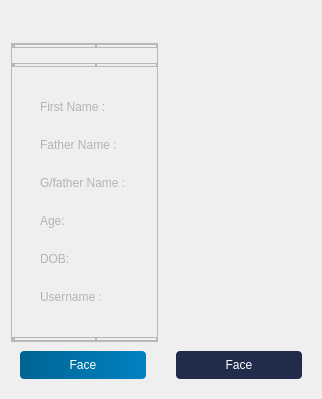
        <widget class="QWidget" name="widget_4" native="true">
         <layout class="QHBoxLayout" name="horizontalLayout_13">
          <item>
           <widget class="QWidget" name="widget_9" native="true">
            <property name="minimumSize">
             <size>
              <width>300</width>
              <height>0</height>
             </size>
            </property>
            <layout class="QVBoxLayout" name="verticalLayout_3">
             <property name="spacing">
              <number>0</number>
             </property>
             <property name="leftMargin">
              <number>0</number>
             </property>
             <property name="topMargin">
              <number>0</number>
             </property>
             <property name="rightMargin">
              <number>0</number>
             </property>
             <property name="bottomMargin">
              <number>0</number>
             </property>
             <item alignment="Qt::AlignTop">
              <widget class="QWidget" name="widget_10" native="true">
               <layout class="QHBoxLayout" name="horizontalLayout_7">
                <item>
                 <widget class="QLabel" name="label_2">
                  <property name="maximumSize">
                   <size>
                    <width>100</width>
                    <height>100</height>
                   </size>
                  </property>
                  <property name="text">
                   <string/>
                  </property>
                  <property name="pixmap">
                   <pixmap>images/carIcon.png</pixmap>
                  </property>
                  <property name="scaledContents">
                   <bool>true</bool>
                  </property>
                 </widget>
                </item>
               </layout>
              </widget>
             </item>
             <item>
              <widget class="QWidget" name="widget_11" native="true">
               <layout class="QHBoxLayout" name="horizontalLayout_10">
                <property name="spacing">
                 <number>0</number>
                </property>
                <property name="leftMargin">
                 <number>0</number>
                </property>
                <property name="topMargin">
                 <number>0</number>
                </property>
                <property name="rightMargin">
                 <number>0</number>
                </property>
                <property name="bottomMargin">
                 <number>0</number>
                </property>
                <item alignment="Qt::AlignLeft|Qt::AlignVCenter">
                 <widget class="QFrame" name="frame_22">
                  <property name="minimumSize">
                   <size>
                    <width>0</width>
                    <height>200</height>
                   </size>
                  </property>
                  <property name="frameShape">
                   <enum>QFrame::StyledPanel</enum>
                  </property>
                  <property name="frameShadow">
                   <enum>QFrame::Raised</enum>
                  </property>
                  <layout class="QVBoxLayout" name="verticalLayout_13">
                   <property name="spacing">
                    <number>15</number>
                   </property>
                   <property name="leftMargin">
                    <number>0</number>
                   </property>
                   <property name="topMargin">
                    <number>0</number>
                   </property>
                   <property name="rightMargin">
                    <number>0</number>
                   </property>
                   <property name="bottomMargin">
                    <number>0</number>
                   </property>
                   <item>
                    <widget class="QFrame" name="frame_9">
                     <property name="frameShape">
                      <enum>QFrame::StyledPanel</enum>
                     </property>
                     <property name="frameShadow">
                      <enum>QFrame::Raised</enum>
                     </property>
                     <layout class="QHBoxLayout" name="horizontalLayout_8">
                      <property name="spacing">
                       <number>20</number>
                      </property>
                      <property name="leftMargin">
                       <number>0</number>
                      </property>
                      <property name="topMargin">
                       <number>0</number>
                      </property>
                      <property name="rightMargin">
                       <number>0</number>
                      </property>
                      <property name="bottomMargin">
                       <number>0</number>
                      </property>
                      <item alignment="Qt::AlignLeft|Qt::AlignTop">
                       <widget class="QFrame" name="frame_10">
                        <property name="frameShape">
                         <enum>QFrame::StyledPanel</enum>
                        </property>
                        <property name="frameShadow">
                         <enum>QFrame::Raised</enum>
                        </property>
                        <layout class="QVBoxLayout" name="verticalLayout_4">
                         <property name="spacing">
                          <number>15</number>
                         </property>
                         <property name="leftMargin">
                          <number>0</number>
                         </property>
                         <property name="topMargin">
                          <number>0</number>
                         </property>
                         <property name="rightMargin">
                          <number>0</number>
                         </property>
                         <property name="bottomMargin">
                          <number>0</number>
                         </property>
                        </layout>
                       </widget>
                      </item>
                      <item alignment="Qt::AlignLeft">
                       <widget class="QFrame" name="frame_11">
                        <property name="frameShape">
                         <enum>QFrame::StyledPanel</enum>
                        </property>
                        <property name="frameShadow">
                         <enum>QFrame::Raised</enum>
                        </property>
                        <layout class="QVBoxLayout" name="verticalLayout_5">
                         <property name="spacing">
                          <number>15</number>
                         </property>
                         <property name="leftMargin">
                          <number>0</number>
                         </property>
                         <property name="topMargin">
                          <number>0</number>
                         </property>
                         <property name="rightMargin">
                          <number>0</number>
                         </property>
                         <property name="bottomMargin">
                          <number>0</number>
                         </property>
                        </layout>
                       </widget>
                      </item>
                     </layout>
                    </widget>
                   </item>
                   <item alignment="Qt::AlignTop">
                    <widget class="QFrame" name="frame_7">
                     <property name="frameShape">
                      <enum>QFrame::StyledPanel</enum>
                     </property>
                     <property name="frameShadow">
                      <enum>QFrame::Raised</enum>
                     </property>
                     <layout class="QHBoxLayout" name="horizontalLayout_9">
                      <property name="spacing">
                       <number>20</number>
                      </property>
                      <property name="leftMargin">
                       <number>0</number>
                      </property>
                      <property name="topMargin">
                       <number>0</number>
                      </property>
                      <property name="rightMargin">
                       <number>0</number>
                      </property>
                      <property name="bottomMargin">
                       <number>0</number>
                      </property>
                      <item alignment="Qt::AlignLeft|Qt::AlignTop">
                       <widget class="QFrame" name="frame_12">
                        <property name="frameShape">
                         <enum>QFrame::StyledPanel</enum>
                        </property>
                        <property name="frameShadow">
                         <enum>QFrame::Raised</enum>
                        </property>
                        <layout class="QVBoxLayout" name="verticalLayout_6">
                         <property name="spacing">
                          <number>15</number>
                         </property>
                         <property name="leftMargin">
                          <number>0</number>
                         </property>
                         <property name="topMargin">
                          <number>0</number>
                         </property>
                         <property name="rightMargin">
                          <number>0</number>
                         </property>
                         <property name="bottomMargin">
                          <number>0</number>
                         </property>
                        </layout>
                       </widget>
                      </item>
                      <item alignment="Qt::AlignLeft">
                       <widget class="QFrame" name="frame_13">
                        <property name="frameShape">
                         <enum>QFrame::StyledPanel</enum>
                        </property>
                        <property name="frameShadow">
                         <enum>QFrame::Raised</enum>
                        </property>
                        <layout class="QVBoxLayout" name="verticalLayout_7">
                         <property name="spacing">
                          <number>15</number>
                         </property>
                         <property name="leftMargin">
                          <number>0</number>
                         </property>
                         <property name="topMargin">
                          <number>0</number>
                         </property>
                         <property name="rightMargin">
                          <number>0</number>
                         </property>
                         <property name="bottomMargin">
                          <number>0</number>
                         </property>
                        </layout>
                       </widget>
                      </item>
                     </layout>
                    </widget>
                   </item>
                   <item>
                    <widget class="QWidget" name="widget_12" native="true">
                     <property name="sizePolicy">
                      <sizepolicy hsizetype="Expanding" vsizetype="Preferred">
                       <horstretch>0</horstretch>
                       <verstretch>0</verstretch>
                      </sizepolicy>
                     </property>
                     <layout class="QHBoxLayout" name="horizontalLayout_12">
                      <property name="spacing">
                       <number>10</number>
                      </property>
                      <property name="leftMargin">
                       <number>10</number>
                      </property>
                      <property name="topMargin">
                       <number>0</number>
                      </property>
                      <property name="rightMargin">
                       <number>0</number>
                      </property>
                      <property name="bottomMargin">
                       <number>0</number>
                      </property>
                      <item>
                       <widget class="QWidget" name="widget_13" native="true">
                        <property name="sizePolicy">
                         <sizepolicy hsizetype="Expanding" vsizetype="Preferred">
                          <horstretch>0</horstretch>
                          <verstretch>0</verstretch>
                         </sizepolicy>
                        </property>
                        <layout class="QVBoxLayout" name="verticalLayout_11">
                         <item>
                          <widget class="QWidget" name="widget_14" native="true">
                           <layout class="QHBoxLayout" name="horizontalLayout_19">
                            <item>
                             <widget class="QLabel" name="label_3">
                              <property name="styleSheet">
                               <string notr="true">color: rgb(180, 180, 180);
font: 75 9pt &quot;Cambria&quot;;</string>
                              </property>
                              <property name="text">
                               <string>First Name :</string>
                              </property>
                             </widget>
                            </item>
                            <item>
                             <widget class="QLabel" name="first_name">
                              <property name="styleSheet">
                               <string notr="true">color: rgb(220, 220, 220);</string>
                              </property>
                              <property name="text">
                               <string/>
                              </property>
                             </widget>
                            </item>
                           </layout>
                          </widget>
                         </item>
                         <item>
                          <widget class="QWidget" name="widget_15" native="true">
                           <layout class="QHBoxLayout" name="horizontalLayout_20">
                            <item>
                             <widget class="QLabel" name="label_4">
                              <property name="styleSheet">
                               <string notr="true">color: rgb(180, 180, 180);
font: 75 9pt &quot;Cambria&quot;;</string>
                              </property>
                              <property name="text">
                               <string>Father Name :</string>
                              </property>
                             </widget>
                            </item>
                            <item>
                             <widget class="QLabel" name="father_name">
                              <property name="styleSheet">
                               <string notr="true">color: rgb(220, 220, 220);</string>
                              </property>
                              <property name="text">
                               <string/>
                              </property>
                             </widget>
                            </item>
                           </layout>
                          </widget>
                         </item>
                         <item>
                          <widget class="QWidget" name="widget_16" native="true">
                           <layout class="QHBoxLayout" name="horizontalLayout_21">
                            <item>
                             <widget class="QLabel" name="label_5">
                              <property name="styleSheet">
                               <string notr="true">color: rgb(180, 180, 180);
font: 75 9pt &quot;Cambria&quot;;</string>
                              </property>
                              <property name="text">
                               <string>G/father Name :</string>
                              </property>
                             </widget>
                            </item>
                            <item>
                             <widget class="QLabel" name="grandfather_name">
                              <property name="styleSheet">
                               <string notr="true">color: rgb(220, 220, 220);</string>
                              </property>
                              <property name="text">
                               <string/>
                              </property>
                             </widget>
                            </item>
                           </layout>
                          </widget>
                         </item>
                         <item>
                          <widget class="QWidget" name="widget_17" native="true">
                           <layout class="QHBoxLayout" name="horizontalLayout_22">
                            <item>
                             <widget class="QLabel" name="label_6">
                              <property name="styleSheet">
                               <string notr="true">color: rgb(180, 180, 180);
font: 75 9pt &quot;Cambria&quot;;</string>
                              </property>
                              <property name="text">
                               <string>Age:</string>
                              </property>
                             </widget>
                            </item>
                            <item>
                             <widget class="QLabel" name="age">
                              <property name="styleSheet">
                               <string notr="true">color: rgb(220, 220, 220);</string>
                              </property>
                              <property name="text">
                               <string/>
                              </property>
                             </widget>
                            </item>
                           </layout>
                          </widget>
                         </item>
                         <item>
                          <widget class="QWidget" name="widget_18" native="true">
                           <layout class="QHBoxLayout" name="horizontalLayout_24">
                            <item>
                             <widget class="QLabel" name="label_8">
                              <property name="styleSheet">
                               <string notr="true">color: rgb(180, 180, 180);
font: 75 9pt &quot;Cambria&quot;;</string>
                              </property>
                              <property name="text">
                               <string>DOB:</string>
                              </property>
                             </widget>
                            </item>
                            <item>
                             <widget class="QLabel" name="DOB">
                              <property name="styleSheet">
                               <string notr="true">color: rgb(220, 220, 220);</string>
                              </property>
                              <property name="text">
                               <string/>
                              </property>
                             </widget>
                            </item>
                           </layout>
                          </widget>
                         </item>
                         <item>
                          <widget class="QWidget" name="widget_21" native="true">
                           <layout class="QHBoxLayout" name="horizontalLayout_30">
                            <item>
                             <widget class="QLabel" name="label_14">
                              <property name="styleSheet">
                               <string notr="true">color: rgb(180, 180, 180);
font: 75 9pt &quot;Cambria&quot;;</string>
                              </property>
                              <property name="text">
                               <string>Username :</string>
                              </property>
                             </widget>
                            </item>
                            <item>
                             <widget class="QLabel" name="username">
                              <property name="styleSheet">
                               <string notr="true">color: rgb(220, 220, 220);</string>
                              </property>
                              <property name="text">
                               <string/>
                              </property>
                             </widget>
                            </item>
                           </layout>
                          </widget>
                         </item>
                        </layout>
                       </widget>
                      </item>
                     </layout>
                    </widget>
                   </item>
                   <item>
                    <widget class="QFrame" name="frame_17">
                     <property name="frameShape">
                      <enum>QFrame::StyledPanel</enum>
                     </property>
                     <property name="frameShadow">
                      <enum>QFrame::Raised</enum>
                     </property>
                     <layout class="QHBoxLayout" name="horizontalLayout_18">
                      <property name="spacing">
                       <number>20</number>
                      </property>
                      <property name="leftMargin">
                       <number>0</number>
                      </property>
                      <property name="topMargin">
                       <number>0</number>
                      </property>
                      <property name="rightMargin">
                       <number>0</number>
                      </property>
                      <property name="bottomMargin">
                       <number>0</number>
                      </property>
                      <item alignment="Qt::AlignLeft|Qt::AlignTop">
                       <widget class="QFrame" name="frame_18">
                        <property name="frameShape">
                         <enum>QFrame::StyledPanel</enum>
                        </property>
                        <property name="frameShadow">
                         <enum>QFrame::Raised</enum>
                        </property>
                        <layout class="QVBoxLayout" name="verticalLayout_8">
                         <property name="spacing">
                          <number>15</number>
                         </property>
                         <property name="leftMargin">
                          <number>0</number>
                         </property>
                         <property name="topMargin">
                          <number>0</number>
                         </property>
                         <property name="rightMargin">
                          <number>0</number>
                         </property>
                         <property name="bottomMargin">
                          <number>0</number>
                         </property>
                        </layout>
                       </widget>
                      </item>
                      <item alignment="Qt::AlignLeft">
                       <widget class="QFrame" name="frame_23">
                        <property name="frameShape">
                         <enum>QFrame::StyledPanel</enum>
                        </property>
                        <property name="frameShadow">
                         <enum>QFrame::Raised</enum>
                        </property>
                        <layout class="QVBoxLayout" name="verticalLayout_10">
                         <property name="spacing">
                          <number>15</number>
                         </property>
                         <property name="leftMargin">
                          <number>0</number>
                         </property>
                         <property name="topMargin">
                          <number>0</number>
                         </property>
                         <property name="rightMargin">
                          <number>0</number>
                         </property>
                         <property name="bottomMargin">
                          <number>0</number>
                         </property>
                        </layout>
                       </widget>
                      </item>
                     </layout>
                    </widget>
                   </item>
                  </layout>
                 </widget>
                </item>
               </layout>
              </widget>
             </item>
             <item>
              <widget class="QFrame" name="frame_19">
               <property name="styleSheet">
                <string notr="true">
border-radius:10</string>
               </property>
               <property name="frameShape">
                <enum>QFrame::StyledPanel</enum>
               </property>
               <property name="frameShadow">
                <enum>QFrame::Raised</enum>
               </property>
               <layout class="QHBoxLayout" name="horizontalLayout_15">
                <property name="spacing">
                 <number>30</number>
                </property>
                <property name="topMargin">
                 <number>0</number>
                </property>
                <property name="bottomMargin">
                 <number>0</number>
                </property>
               </layout>
              </widget>
             </item>
             <item>
              <widget class="QFrame" name="frame_20">
               <property name="styleSheet">
                <string notr="true">
border-radius:10</string>
               </property>
               <property name="frameShape">
                <enum>QFrame::StyledPanel</enum>
               </property>
               <property name="frameShadow">
                <enum>QFrame::Raised</enum>
               </property>
               <layout class="QHBoxLayout" name="horizontalLayout_17">
                <property name="spacing">
                 <number>30</number>
                </property>
                <item>
                 <widget class="QPushButton" name="addPhoto_10">
                  <property name="minimumSize">
                   <size>
                    <width>0</width>
                    <height>0</height>
                   </size>
                  </property>
                  <property name="styleSheet">
                   <string notr="true">QPushButton{border-style:none;
background-color: qlineargradient(spread:pad, x1:1, y1:0, x2:0, y2:0, stop:0 rgba(0, 130, 195, 255), stop:1 rgba(0, 100, 147, 255));
padding-top:7;
padding-bottom:7;
padding-left:20;
padding-right:20;
font: 75 9pt &quot;Arial&quot;;
color: rgb(255, 255, 255);
border-radius:4
}
QPushButton::hover{
background-color: qlineargradient(spread:pad, x1:1, y1:0, x2:0, y2:0, stop:0 rgba(0, 130, 195, 255), stop:1 rgba(0, 100, 147, 255));
}</string>
                  </property>
                  <property name="text">
                   <string>Face</string>
                  </property>
                 </widget>
                </item>
                <item>
                 <widget class="QPushButton" name="addPhoto_9">
                  <property name="minimumSize">
                   <size>
                    <width>0</width>
                    <height>0</height>
                   </size>
                  </property>
                  <property name="styleSheet">
                   <string notr="true">QPushButton{border-style:none;
background-color: rgb(33, 44, 76);
padding-top:7;
padding-bottom:7;
padding-left:20;
padding-right:20;
font: 75 9pt &quot;Arial&quot;;
color: rgb(255, 255, 255);
border-radius:4
}
QPushButton::hover{
background-color: qlineargradient(spread:pad, x1:1, y1:0, x2:0, y2:0, stop:0 rgba(0, 130, 195, 255), stop:1 rgba(0, 100, 147, 255));
}</string>
                  </property>
                  <property name="text">
                   <string>Face</string>
                  </property>
                 </widget>
                </item>
               </layout>
              </widget>
             </item>
             <item alignment="Qt::AlignBottom">
              <widget class="QWidget" name="widget_26" native="true">
               <layout class="QVBoxLayout" name="verticalLayout_9">
                <property name="spacing">
                 <number>0</number>
                </property>
                <property name="leftMargin">
                 <number>0</number>
                </property>
                <property name="topMargin">
                 <number>0</number>
                </property>
                <property name="rightMargin">
                 <number>0</number>
                </property>
                <property name="bottomMargin">
                 <number>0</number>
                </property>
                <item>
                 <widget class="QFrame" name="frame_16">
                  <property name="styleSheet">
                   <string notr="true">
border-radius:10</string>
                  </property>
                  <property name="frameShape">
                   <enum>QFrame::StyledPanel</enum>
                  </property>
                  <property name="frameShadow">
                   <enum>QFrame::Raised</enum>
                  </property>
                  <layout class="QHBoxLayout" name="horizontalLayout_14">
                   <property name="spacing">
                    <number>40</number>
                   </property>
                   <property name="topMargin">
                    <number>0</number>
                   </property>
                   <property name="bottomMargin">
                    <number>0</number>
                   </property>
                  </layout>
                 </widget>
                </item>
               </layout>
              </widget>
             </item>
            </layout>
           </widget>
          </item>
         </layout>
        </widget>
